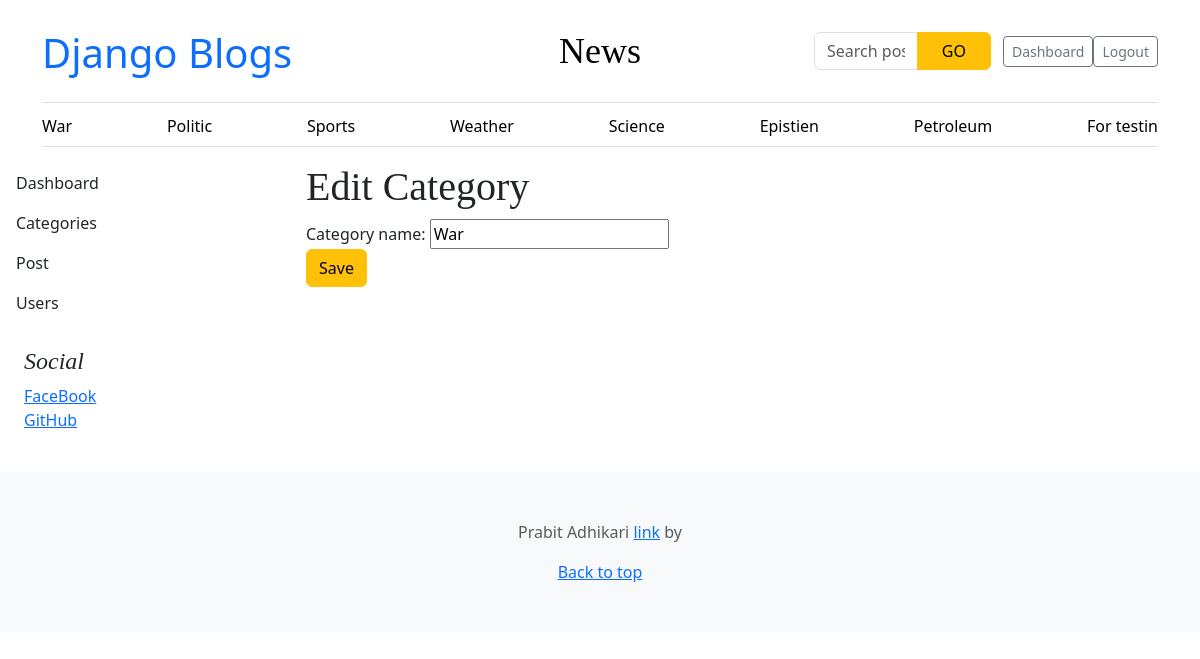
The page /dashboard/edit_category/1 (signed in) on the database its author committed.
### blog/models.py (models this page shows, shortened)
class Category(models.Model):
    category_name = models.CharField(max_length=1000, unique=True)
    created_at = models.DateField(auto_now_add=True)
    updated_at = models.DateField(auto_now=True)
    class Meta:
        verbose_name_plural = 'categories'
    def __str__(self):
        return f'{self.category_name}'

### about/models.py (models this page shows, shortened)
class Socials(models.Model):
    name = models.CharField(max_length=50)
    link = models.URLField(max_length=500)
    class Meta:
        verbose_name_plural = 'Social Media'

### dashboard/views.py (the view)
# urls.py: path('dashboard/edit_category/<int:pk>', views.edit_category, name='edit_category'),
@login_required(login_url='login')
def edit_category(request, pk ):
    category_edit = Category.objects.get(pk=pk)
    if request.method == 'POST':
        form = AddCategory(request.POST, instance=category_edit)
        if form.is_valid():
            form.save()
            return redirect('categories')
    form = AddCategory(instance=category_edit)
    context = {
        'category_edit': category_edit,
        'form': form
    }
    return render(request, 'dashboard/edit_category.html', context)

### dashboard/forms.py
class AddCategory(ModelForm):
    class Meta:
        model = Category
        fields = '__all__'

### blog/context_processors.py (called while the page is built)
def get_categories(request):
    categories = Category.objects.all()
    return dict(categories=categories)

def get_socials(request):
    socials = Socials.objects.all()
    return dict(socials=socials)

### blog/templates/dashboard/edit_category.html
{% extends 'base.html' %} {% block content%}
<div class="row">
  {% include 'dashboard/sidebar.html' %}
  <div class="col-md-9">
    <div class="tab-content" id="v-pills-tabContent">
      <h1>Edit Category</h1>
      <form action="{% url 'edit_category' category_edit.id  %}" method="POST">
        {% csrf_token%} {{form}}
        <button type="submit" class="btn btn-warning">Save</button>
      </form>
    </div>
  </div>
</div>
{% endblock%}

### blog/templates/base.html (shortened to what this page needs)
{% load static%}
<!doctype html>
<html lang="en" data-bs-theme="auto">
  <head>
    <link
      href="https://cdn.jsdelivr.net/npm/bootstrap@5.3.8/dist/css/bootstrap.min.css"
      rel="stylesheet"
    />
    <link href="{% static 'css/blog.css' %}" rel="stylesheet" />
    <link href="{% static 'css/blog.css' %}" rel="stylesheet" />
    <link
      rel="stylesheet"
      href="https://cdnjs.cloudflare.com/ajax/libs/font-awesome/4.7.0/css/font-awesome.min.css"
    />
  </head>
  <body>
    <div class="container">
      <header class="border-bottom lh-1 py-3">
        <div class="row flex-nowrap justify-content-between align-items-center">
          <div class="col-4 pt-1 fs-1">
            <a href="{% url 'home' %}" style="text-decoration: none"
              >Django Blogs</a
            >
          </div>
          <div class="col-4 text-center">
            <a
              class="blog-header-logo text-body-emphasis text-decoration-none"
              href="#"
              >News</a
            >
          </div>
          <div class="col-4 d-flex justify-content-end align-items-center">
            <div class="container py-3">
              <form
                action="{% url 'search' %}"
                method="GET"
                class="d-flex justify-content-center"
                id="search-bar"
              >
                <div class="input-group" style="max-width: 500px">
                  <input
                    type="text"
                    class="form-control"
                    placeholder="Search posts..."
                    name="keyword"
                  />
                  <button class="btn btn-warning px-4" type="submit">GO</button>
                </div>
              </form>
            </div>
            {% if user.is_authenticated %} {% if perms.auth.view_user %}
            <a
              class="btn btn-sm btn-outline-secondary"
              href="{% url 'dashboard' %}"
              >Dashboard</a
            >
            {% endif %}
            <a
              class="btn btn-sm btn-outline-secondary"
              href="{% url 'logout' %}"
              >Logout</a
            >
            {% endif %}
          </div>
        </div>
      </header>
      <div class="nav-scroller py-1 mb-3 border-bottom">
        <nav class="nav nav-underline justify-content-between">
          {% if categories %} {% for cat in categories %}
          <a
            class="nav-item nav-link link-body-emphasis"
            href="{% url 'post_by_category' cat.id %}"
            >{{cat}}</a
          >
          {%endfor%} {% endif %}
        </nav>
      </div>
    </div>
    {% block content%} {% endblock %}
    <div class="p-4">
      <h4 class="fst-italic">Social</h4>
      <ol class="list-unstyled">
        {% for account in socials %}
        <li><a href="{{account.link}}">{{account.name}}</a></li>
        {% endfor %}
      </ol>
    </div>
    <footer class="py-5 text-center text-body-secondary bg-body-tertiary">
      <p>
        Prabit Adhikari
        <a href="https://getbootstrap.com/">link</a> by
      </p>
      <p class="mb-0"><a href="#">Back to top</a></p>
    </footer>
  </body>
</html>

### static/css/blog.css (style rules this page uses)
.blog-header-logo { font-family: "Playfair Display", Georgia, "Times New Roman", serif ; font-size: 2.25rem; }
h1, h2, h3, h4, h5, h6 { font-family: "Playfair Display", Georgia, "Times New Roman", serif ; }

### blog/templates/base.html (style rules this page uses)
.nav-scroller { position: relative; z-index: 2; height: 2.75rem; overflow-y: hidden; }
.nav-scroller .nav { display: flex; flex-wrap: nowrap; padding-bottom: 1rem; margin-top: -1px; overflow-x: auto; text-align: center; white-space: nowrap; -webkit-overflow-scrolling: touch; }

### rows shown on the page
Category: category_name "War"
Category: category_name "Politic"
Category: category_name "Sports"
Category: category_name "Weather"
Category: category_name "Science"
Category: category_name "Epistien"
Category: category_name "Petroleum"
Category: category_name "For testin"
Socials: name "FaceBook"
Socials: name "GitHub"
